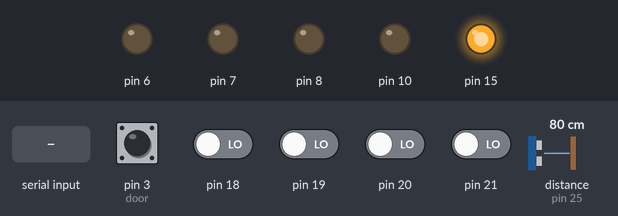
Recording of a sketch running on a simulated Arduino Mega 2560, built with avr-gcc and run on an emulated ATmega2560. Parts: output pins drawn as LEDs (lit = HIGH). Wiring (inferred from the names in the program): ultrasonic range finder: trigger pin 23; echo pin 25. The test bench sets the inputs (shaded band); at power-on: pin 3 (door) HIGH, pin 18–21 LOW, distance to the obstacle (sensor on pin 25) 80 cm. The echo pulse lasts 58.3 µs per cm; pins used as bus, display or sensor lines are not drawn; what the sketch prints to the serial monitor is not drawn.

Above: at 1.2 s.
1.3 s: "d\n" received over Serial
At 2.4 s:
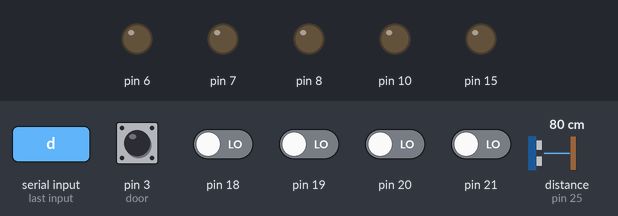
2.8 s: distance to the obstacle (sensor on pin 25) set to 2 cm
5.8 s: pin 3 (door) pulsed LOW 2 times (0.12 s each, 0.3 s apart)
Timing chart, 0 to 8.8 s (numbered marks = the images above; inputs shaded):
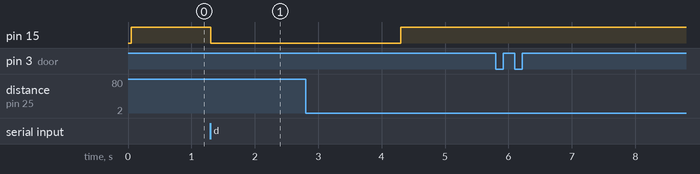

The sketch:

smartwadrobearduino.ino
```cpp
#include <SPI.h>
#include <RFID.h>
#include <string.h>

// Cảm biến khoảng cách (Sonar)
const int trigPin = 23;
const int echoPin = 25;

// Đầu đọc RFID
/* Ket noi chan (Arduino Mega)
 *  Reset     5
 *  SPI SDA   53
 *  SPI MOSI  51
 *  SPI MISO  50
 *  SPI SCK   52
 */

#define SDA_DIO 53
#define RESET_DIO 5

RFID RC522(SDA_DIO, RESET_DIO);
long duration;
int distance;
String id = "rfid:";
String idx = "set:";
String idx2 = "get:";
String p_check = "p:";
bool check = false;
String message = "";
int checkcount1 = 0;
int checkcount2 = 0;
bool isperson = false;
bool checkgetslot = false;
bool checkinterupt = false;
bool isdoorclose = true;
void setup()
{
  Serial.begin(9600);
  /* Enable the SPI interface */
  SPI.begin();
  /* Initialise the RFID reader */
  RC522.init();
//  Serial.print("Oke");

  // 4 Cảm biến chạm
  pinMode(18, INPUT);
  pinMode(19, INPUT);
  pinMode(20, INPUT);
  pinMode(21, INPUT);
  pinMode(3, INPUT);

 // 4 đèn LED báo hiệu
  pinMode(6, OUTPUT);
  pinMode(7, OUTPUT);
  pinMode(8, OUTPUT);
  pinMode(10, OUTPUT);

  pinMode(trigPin, OUTPUT); // Sets the trigPin as an Output
  pinMode(echoPin, INPUT); // Sets the echoPin as an Input

  attachInterrupt(digitalPinToInterrupt(18), slot1, CHANGE);
  attachInterrupt(digitalPinToInterrupt(19), slot2, CHANGE);
  attachInterrupt(digitalPinToInterrupt(20), slot3, CHANGE);
  attachInterrupt(digitalPinToInterrupt(21), slot4, CHANGE);

  // Chân điều khiển khóa tủ
  attachInterrupt(digitalPinToInterrupt(3), door, CHANGE);


  pinMode(15,OUTPUT);
  pinMode(27,INPUT);
  digitalWrite(15,HIGH);
}
void sendRFID(String data){
  Serial.println(data);

}
void readDistance(){
  digitalWrite(trigPin, LOW);
  delayMicroseconds(2);
  // Sets the trigPin HIGH (ACTIVE) for 10 microseconds
  digitalWrite(trigPin, HIGH);
  delayMicroseconds(10);
  digitalWrite(trigPin, LOW);
  // Reads the echoPin, returns the sound wave travel time in microseconds
  duration = pulseIn(echoPin, HIGH);
  // Calculating the distance
  distance = duration * 0.034 / 2; // Speed of sound wave divided by 2 (go and back)
  // Displays the distance on the Serial Monitor
  //Serial.println(distance);

  if (distance <= 35  && !isperson){
    if (checkcount1 <= 20) {
      checkcount1++;
    }
    else {
      isperson = true;
      checkcount1 = 0;
      Serial.println("p:1");
    }
  }
  else if (distance >=  35  && isperson){
    if (checkcount2 <= 20) {
      checkcount2++;
    }
    else {
      isperson = false;
      checkcount2 = 0;
      Serial.println("p:0");
    }
  }


}
void openDoor(){
  digitalWrite(15,LOW);
  delay(1000);
}

void slot1(){
  if (digitalRead(18) == HIGH){
  message = "";
  message += idx;
  message += "A_1:";
  readRFID();
  }
}
void slot2(){
  if (digitalRead(19) == HIGH){
  message = "";
  message += idx;
  message += "A_2:";

  readRFID();
  }
}
void slot3(){
  if (digitalRead(20) == HIGH){
  message = "";
  message += idx;
  message += "A_3:";

  readRFID();
  }
}
void slot4(){
  if (digitalRead(21) == HIGH){
  message = "";
  message += idx;
  message += "A_4:";
  readRFID();
  }
}

void door(){
  int doorstate = digitalRead(3);

    if (doorstate == 0 && !isdoorclose){
      Serial.println("check:closed");
      delay(200);
      isdoorclose = true;
    }
    else if(doorstate == 1 && isdoorclose){
      Serial.println("check:opened");
      isdoorclose = false;
    }
}

void readRFID(){
  bool state = true;
  if (checkinterupt){
    if (!checkgetslot){
      while (state){

         if (RC522.isCard()){
            RC522.readCardSerial();
            String b = "";
            for(int i = 0 ; i < 5; i++){
              b+= String(RC522.serNum[i]);
            }
      message += b;
      sendRFID(message);
      state = false;
         }
      }
    }
  }
}
void readSerialString(){
  String incomingString;
  if (Serial.available() > 0) {
    // read the incoming string:
    incomingString = Serial.readStringUntil('\n');
    checkgetslot = true;

    char opendoor = "";
    char slot = "";
    if (incomingString.length() == 4){
      opendoor = incomingString.charAt(0);
    }
    else {
      opendoor = incomingString.charAt(0);
      slot = incomingString.charAt(5);
    }

    if(opendoor == 'd'){
      checkinterupt = false;
      digitalWrite(15,LOW);
      delay(3000);
      digitalWrite(15,HIGH);
      Serial.println("opendone");
    }
    else if (opendoor == 'o'){
      checkinterupt = true;
    }

    bool getcheck= true;
    switch (slot){
      case '1':
        digitalWrite(8,HIGH); //8
        while(getcheck){
          if (digitalRead(18)){
            digitalWrite(8,LOW);
            Serial.println("check:get");
            getcheck = false;
          }
        }
      break;
    case '2':
      digitalWrite(6,HIGH);//
      while(getcheck){
        if (digitalRead(19)){
          digitalWrite(6,LOW);
          getcheck = false;
          Serial.println("check:get");
        }
      }
      break;
    case '3':
      digitalWrite(7,HIGH); //7
      while(getcheck){
        if (digitalRead(20)){
          digitalWrite(7,LOW);
          getcheck = false;
          Serial.println("check:get");
        }
      }
      break;

    case '4':
      digitalWrite(10,HIGH);
      while(getcheck){
        if (digitalRead(21)){
          digitalWrite(10,LOW);
          getcheck = false;
          Serial.println("check:get");
        }
      }
      break;
  }
  }
  else{
    checkgetslot = false;
  }

}

void loop(){

  readDistance();
  readSerialString();
}
```

Measured:
- after the input at 1.3 s, pin 15: HIGH → LOW at once
- after the input at 5.8 s, every drawn part: stays the same
